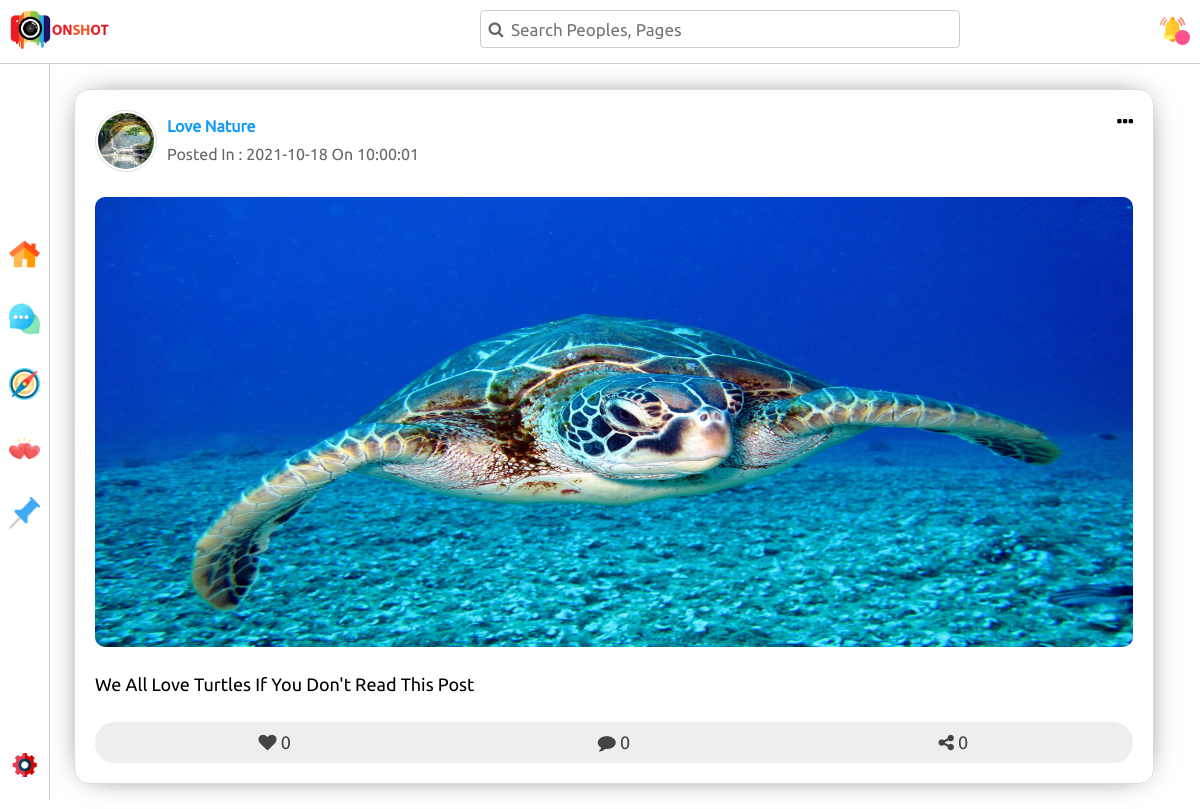
Page /post.php?pid=49602021010001 on the committed database.
### tables this page shows
CREATE TABLE `pages` (
  `ID` int(10) NOT NULL,
  `PageName` varchar(200) NOT NULL,
  `PageID` varchar(200) NOT NULL,
  `UserID` varchar(200) NOT NULL,
  `PageType` varchar(200) NOT NULL,
  `PageDes` varchar(500) NOT NULL,
  `PageImage` varchar(1000) NOT NULL DEFAULT 'imgs/noimage.png',
  `Followers` int(11) NOT NULL DEFAULT 0
);

CREATE TABLE `posts` (
  `ID` int(10) NOT NULL,
  `PostID` varchar(200) NOT NULL,
  `IsPage` int(1) NOT NULL DEFAULT 0,
  `UserID` varchar(200) NOT NULL,
  `PostDate` date NOT NULL DEFAULT current_timestamp(),
  `PostTime` time NOT NULL DEFAULT current_timestamp(),
  `PostImage` varchar(500) NOT NULL DEFAULT 'imgs/noimage.png',
  `PostText` varchar(1000) NOT NULL,
  `LoveCount` int(10) NOT NULL DEFAULT 0,
  `CommentCount` int(10) NOT NULL DEFAULT 0,
  `ShareCount` int(10) NOT NULL DEFAULT 0,
  `PageID` varchar(200) NOT NULL DEFAULT '0'
);

### post.php (the view, shortened to what this page needs)
<?php
require_once "config.php";
if (isset($_REQUEST['pid'])) {
  $sqlgpd = "SELECT * FROM posts WHERE PostID = '{$_REQUEST['pid']}'";
  $resultpd = mysqli_query($conn, $sqlgpd);
  $rowpd = $resultpd->fetch_assoc();
} else {
  header("Location:home.php");
}
?>
<!DOCTYPE html>
<html lang="en">
<head>
  <link rel="stylesheet" href="css/font-awesome.min.css">
  <link rel="stylesheet" href="css/post.css">
</head>
<body>
  <?php include "side-nav.php";?>
  <div class="post-container">
    <div class="head">
      <div class="user">
        <div class="image">
          <img src="
          <?php
            if ($rowpd['IsPage'] == 0) {
              echo $rowpd['PostImage'];
            } else {
              $sqlgetppd = "SELECT * FROM pages WHERE PageID = '{$rowpd['PageID']}'";
              $resultgetppd = mysqli_query($conn, $sqlgetppd);
              $rowgetppd = $resultgetppd->fetch_assoc();
              echo $rowgetppd['PageImage'];
            }
          ?>
          " alt="">
        </div>
        <div class="info">
          <p class="name">
          <?php
            if ($rowpd['IsPage'] == 0) {
              echo $rowpd['UserName'];
            } else {
              echo $rowgetppd['PageName'];
            }
          ?>
          </p>
          <p class="date">Posted In : <?php echo $rowpd['PostDate'] . " On " . $rowpd['PostTime'];?></p>
        </div>
      </div>
      <div class="post-option">
        <i class="fa fa-ellipsis-h"></i>
      </div>
    </div>
    <div class="info">
      <div class="media">
        <img src="<?php echo $rowpd['PostImage'];?>" alt="">
      </div>
      <div class="text">
        <p>
          <?php echo $rowpd['PostText'];?>
        </p>
      </div>
    </div>
    <div class="option">
      <div class="love">
        <i onclick="addlove()" class="fa
        <?php
          $sqlcac = "SELECT * FROM love WHERE UserID = '{$_SESSION['ID']}' AND PostID = '{$_REQUEST['pid']}'";
          $resultcac = mysqli_query($conn, $sqlcac);
          if ($resultcac->num_rows > 0) {
            $fixclass = " love-active ";
          } else {
            $fixclass = "";
          }
          echo $fixclass;
        ?>
         fa-heart"></i>
        <span class="love-count">0</span>
      </div>
      <div class="comment">
        <i class="fa fa-comment"></i>
        <span class="comment-count">0</span>
      </div>
      <div class="share">
        <i onclick="addshare()" class="fa
        <?php
        $sqlcacs = "SELECT * FROM share WHERE UserID = '{$_SESSION['ID']}' AND PostID = '{$_REQUEST['pid']}'";
        $resultcacs = mysqli_query($conn, $sqlcacs);
        if ($resultcacs->num_rows > 0) {
          $fixclasss = " share-active ";
        } else {
          $fixclasss = "";
        }
        echo $fixclasss;
        ?>
        fa-share-alt"></i>
        <span class="share-count">0</span>
      </div>
    </div>
  </div>
</body>
</html>

### css/post.css (style rules this page uses)
body { font-family: ubuntu,arial; padding-top: 64px; overflow-x: hidden; }
.post-container { width: 90%; margin-top: 25px; margin-left: 74px; padding: 20px; border: 1px solid #DDD; border-radius: 15px; overflow: hidden; box-shadow: 0px 0px 30px -15px #000; margin-bottom: 25px; }
.post-container .head { overflow: hidden; }
.post-container .head .user { float: left; width: 90%; color: #666; }
.post-container .head .user .image { width: 62px; height: 62px; float: left; }
.post-container .head .user .image img { width: 100%; height: 100%; border-radius: 50%; border: 1px solid #DDD; padding: 2px; }
.post-container .head .user .info { float: left; margin-top: 7px; margin-left: 10px; }
.post-container .head .user .info .name { font-weight: bold; margin-bottom: 10px; color: #159bfa; }
.post-container .head .post-option { float: right; font-size: 20px; }
.post-container .head .post-option i { cursor: pointer; }
.post-container .info .media { margin-top: 25px; width: 100%; height: 450px; }
.post-container .info .media img { width: 100%; height: 100%; border-radius: 10px; }
.post-container .info .text p { font-size: 18px; margin: 25px 0; line-height: 1.4; }
.post-container .option { overflow: hidden; background-color: #EEE; border-radius: 20px; padding: 10px; }
.post-container .option > div { float: left; width: calc(100% / 3); text-align: center; font-size: 18px; color: #444; }
.post-container .option > div i { cursor: pointer; transition: all .3s; }

### side-nav.php (style rules this page uses)
* { padding: 0; margin: 0; box-sizing: border-box; }

### rows in the picture
pages: PageImage (picture), PageName "Love Nature"
posts: PostDate "2021-10-18", PostTime "10:00:01", PostImage (picture), PostText "We All Love Turtles If You Don't Read This Post"
